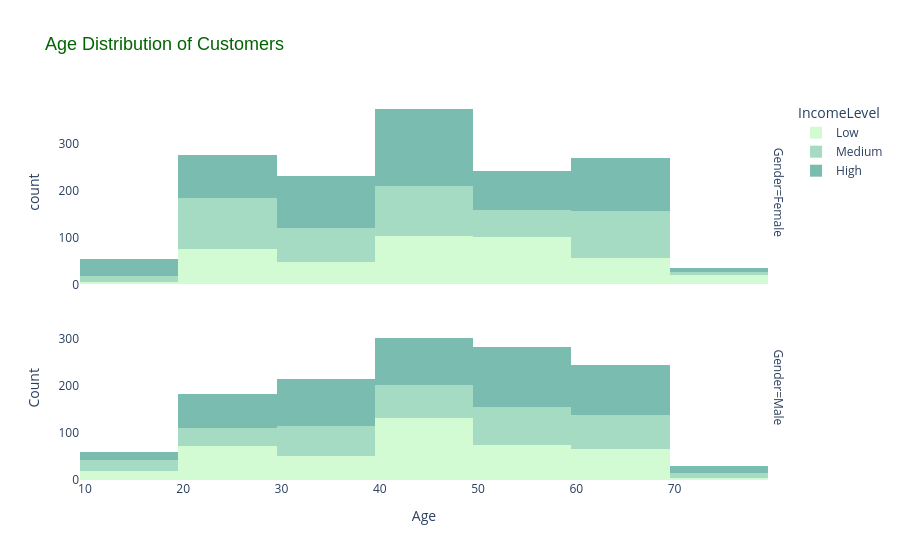

The notebook cell saved with this chart:
### Code cell
import plotly.express as px

# Age Distribution with Filters and Ordered Income Levels
fig_age = px.histogram(
    final_combined_dataset,
    x="Age",
    color="IncomeLevel",
    facet_row="Gender",
    title="Age Distribution of Customers",
    color_discrete_sequence=px.colors.sequential.Darkmint,  # Darker green shades
    nbins=10,
    marginal="box",  # Adds a box plot for additional insights
    category_orders={"IncomeLevel": ["Low", "Medium", "High"]},  # Enforce order
)

# Layout customization
fig_age.update_layout(
    title_font=dict(size=18, family="Arial", color="darkgreen"),  # Ensure visibility
    plot_bgcolor="white",
    yaxis_title="Count",
    xaxis_title="Age",
)
fig_age.show()

### Figure 1 — Plotly figure (JSON) as saved in the notebook; plotly's stock layout.template omitted (floating-point values rounded to 4 significant figures; data arrays with more than 128 entries replaced by an {"elided": "..."} marker saying what was removed)
{"data": [{"alignmentgroup": "True", "bingroup": "x", "hovertemplate": "IncomeLevel=Low<br>Gender=Female<br>Age=%{x}<br>count=%{y}<extra></extra>", "legendgroup": "Low", "marker": {"color": "rgb(210, 251, 212)", "pattern": {"shape": ""}}, "name": "Low", "nbinsx": 10, "offsetgroup": "Low", "orientation": "v", "showlegend": true, "type": "histogram", "x": {"elided": "406 int values"}, "xaxis": "x2", "yaxis": "y2"}, {"alignmentgroup": "True", "bingroup": "x", "hovertemplate": "IncomeLevel=Low<br>Gender=Male<br>Age=%{x}<br>count=%{y}<extra></extra>", "legendgroup": "Low", "marker": {"color": "rgb(210, 251, 212)", "pattern": {"shape": ""}}, "name": "Low", "nbinsx": 10, "offsetgroup": "Low", "orientation": "v", "showlegend": false, "type": "histogram", "x": {"elided": "419 int values"}, "xaxis": "x", "yaxis": "y"}, {"alignmentgroup": "True", "bingroup": "x", "hovertemplate": "IncomeLevel=Medium<br>Gender=Female<br>Age=%{x}<br>count=%{y}<extra></extra>", "legendgroup": "Medium", "marker": {"color": "rgb(165, 219, 194)", "pattern": {"shape": ""}}, "name": "Medium", "nbinsx": 10, "offsetgroup": "Medium", "orientation": "v", "showlegend": true, "type": "histogram", "x": {"elided": "467 int values"}, "xaxis": "x2", "yaxis": "y2"}, {"alignmentgroup": "True", "bingroup": "x", "hovertemplate": "IncomeLevel=Medium<br>Gender=Male<br>Age=%{x}<br>count=%{y}<extra></extra>", "legendgroup": "Medium", "marker": {"color": "rgb(165, 219, 194)", "pattern": {"shape": ""}}, "name": "Medium", "nbinsx": 10, "offsetgroup": "Medium", "orientation": "v", "showlegend": false, "type": "histogram", "x": {"elided": "359 int values"}, "xaxis": "x", "yaxis": "y"}, {"alignmentgroup": "True", "bingroup": "x", "hovertemplate": "IncomeLevel=High<br>Gender=Female<br>Age=%{x}<br>count=%{y}<extra></extra>", "legendgroup": "High", "marker": {"color": "rgb(123, 188, 176)", "pattern": {"shape": ""}}, "name": "High", "nbinsx": 10, "offsetgroup": "High", "orientation": "v", "showlegend": true, "type": "histogram", "x": {"elided": "604 int values"}, "xaxis": "x2", "yaxis": "y2"}, {"alignmentgroup": "True", "bingroup": "x", "hovertemplate": "IncomeLevel=High<br>Gender=Male<br>Age=%{x}<br>count=%{y}<extra></extra>", "legendgroup": "High", "marker": {"color": "rgb(123, 188, 176)", "pattern": {"shape": ""}}, "name": "High", "nbinsx": 10, "offsetgroup": "High", "orientation": "v", "showlegend": false, "type": "histogram", "x": {"elided": "539 int values"}, "xaxis": "x", "yaxis": "y"}], "layout": {"annotations": [{"font": {}, "showarrow": false, "text": "Gender=Male", "textangle": 90, "x": 0.98, "xanchor": "left", "xref": "paper", "y": 0.2425, "yanchor": "middle", "yref": "paper"}, {"font": {}, "showarrow": false, "text": "Gender=Female", "textangle": 90, "x": 0.98, "xanchor": "left", "xref": "paper", "y": 0.7575, "yanchor": "middle", "yref": "paper"}], "autosize": true, "barmode": "relative", "legend": {"title": {"text": "IncomeLevel"}, "tracegroupgap": 0}, "plot_bgcolor": "white", "title": {"font": {"color": "darkgreen", "family": "Arial", "size": 18}, "text": "Age Distribution of Customers"}, "xaxis": {"anchor": "y", "autorange": true, "domain": [0, 0.98], "range": [9.5, 79.5], "title": {"text": "Age"}, "type": "linear"}, "xaxis2": {"anchor": "y2", "autorange": true, "domain": [0, 0.98], "matches": "x", "range": [9.5, 79.5], "showticklabels": false, "type": "linear"}, "yaxis": {"anchor": "x", "autorange": true, "domain": [0, 0.485], "range": [0, 392.6], "title": {"text": "Count"}}, "yaxis2": {"anchor": "x2", "autorange": true, "domain": [0.515, 1], "matches": "y", "range": [0, 392.6], "title": {"text": "count"}}}}
